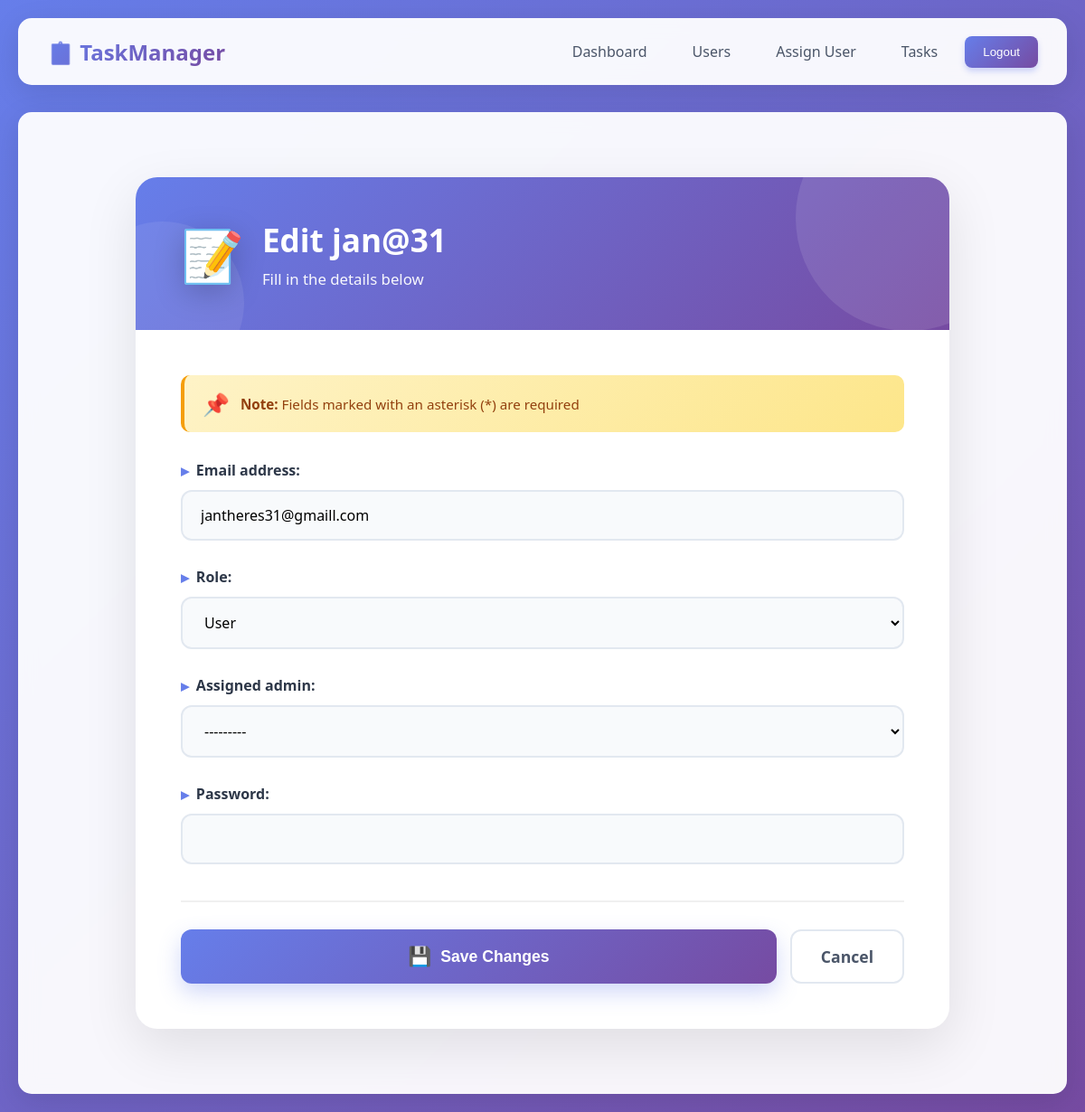
/panel/users/2/edit/ (signed in), run on the app's committed database.
### accounts/models.py (models this page shows, shortened)
class User(AbstractUser):
    role = models.CharField(
        max_length=20,
        choices=Roles.choices,
        default=Roles.USER
    )
    assigned_admin = models.ForeignKey(
        'self',
        null=True, blank=True,
        on_delete=models.SET_NULL,
        related_name='managed_users',
        limit_choices_to={'role': Roles.ADMIN}
    )
    objects = UserManager()
    def __str__(self):
        return f'{self.username} ({self.role})'

### panel/views.py (the view)
# urls.py: path('users/<int:user_id>/edit/', user_edit, name='panel_user_edit'),
@role_required(Roles.SUPERADMIN)
def user_edit(request, user_id):
    user = get_object_or_404(User, id=user_id)
    if request.method == 'POST':
        form = UserUpdateForm(request.POST, instance=user)
        if form.is_valid():
            form.save()
            return redirect('panel_users')
    else:
        form = UserUpdateForm(instance=user)
    return render(request, 'panel/user_form.html', {'form': form, 'title': f'Edit {user.username}'})

### panel/forms.py (shortened to what this page needs)
class UserUpdateForm(forms.ModelForm):
    password = forms.CharField(widget=forms.PasswordInput, required=False)
    class Meta:
        model = User
        fields = ['email', 'role', 'assigned_admin', 'password']
    def __init__(self, *args, **kwargs):
        super().__init__(*args, **kwargs)
        self.fields['assigned_admin'].queryset = User.objects.filter(role=Roles.ADMIN)
        self.fields['assigned_admin'].required = False

### panel/views.py (called while the page is built)
def role_required(*roles):
    def decorator(view_func):
        @wraps(view_func)
        def _wrapped(request, *args, **kwargs):
            if not request.user.is_authenticated:
                return redirect('panel_login')
            if request.user.role not in roles:
                return HttpResponseForbidden('You do not have access to this page.')
            return view_func(request, *args, **kwargs)
        return _wrapped
    return decorator

### panel/templates/panel/user_form.html (shortened to what this page needs)
{% extends "panel/base.html" %}
{% block content %}
<div class="crud-container">
  <div class="crud-card">
    <div class="crud-header {% if delete %}delete{% else %}normal{% endif %}">
      <div class="header-content">
        <div class="header-icon">{% if delete %}🗑️{% else %}📝{% endif %}</div>
        <div class="header-text">
          <h2>{{ title|default:"Form" }}</h2>
          <p>{% if delete %}Delete confirmation required{% else %}Fill in the details below{% endif %}</p>
        </div>
      </div>
    </div>
    <div class="crud-body">
      {% if delete %}
        <div class="delete-warning">
          <div class="delete-warning-header">
            <div class="delete-warning-icon">⚠️</div>
            <div class="delete-warning-title">Warning: This action cannot be undone</div>
          </div>
          <div class="delete-warning-message">
            Are you sure you want to permanently delete this item? All associated data will be removed from the system and cannot be recovered.
          </div>
        </div>
        <form method="post">
          {% csrf_token %}
          <div class="delete-actions">
            <button type="submit" class="delete-confirm-btn">Confirm Delete</button>
            <a href="javascript:history.back()" class="delete-cancel-btn">Cancel</a>
          </div>
        </form>
      {% else %}
        <div class="form-required-note">
          <span><strong>Note:</strong> Fields marked with an asterisk (*) are required</span>
        </div>
        <form method="post" class="crud-form" enctype="multipart/form-data">
          {{ form.as_p }}
          <div class="form-actions">
            <button type="submit" class="save-btn">Save Changes</button>
            <a href="javascript:history.back()" class="cancel-btn">Cancel</a>
          </div>
        </form>
      {% endif %}
    </div>
  </div>
</div>
{% endblock %}

### panel/templates/panel/base.html (style rules this page uses)
* { margin: 0; padding: 0; box-sizing: border-box; }
body { font-family: 'Segoe UI', Tahoma, Geneva, Verdana, sans-serif; background: linear-gradient(135deg, #667eea 0%, #764ba2 100%); min-height: 100vh; padding: 20px; }

### panel/templates/panel/user_form.html (style rules this page uses)
.crud-container { max-width: 900px; margin: 40px auto; }
.crud-card { background: white; border-radius: 24px; box-shadow: 0 20px 60px rgba(0, 0, 0, 0.1); overflow: hidden; animation: slideUp 0.6s ease-out; }
.crud-header { padding: 45px 50px; position: relative; overflow: hidden; }
.crud-header.normal { background: linear-gradient(135deg, #667eea 0%, #764ba2 100%); }
.crud-header::before { content: ''; position: absolute; width: 250px; height: 250px; background: rgba(255, 255, 255, 0.1); border-radius: 50%; top: -80px; right: -80px; animation: pulse 4s ease-in-out infinite; }
.crud-header::after { content: ''; position: absolute; width: 180px; height: 180px; background: rgba(255, 255, 255, 0.08); border-radius: 50%; bottom: -60px; left: -60px; animation: pulse 3s ease-in-out infinite; }
.header-content { position: relative; z-index: 1; display: flex; align-items: center; gap: 20px; }
.header-icon { font-size: 3.5rem; animation: float 3s ease-in-out infinite; filter: drop-shadow(0 8px 16px rgba(0, 0, 0, 0.2)); }
.header-text h2 { margin: 0; font-size: 2.2rem; font-weight: 700; color: white; margin-bottom: 8px; }
.header-text p { margin: 0; color: rgba(255, 255, 255, 0.95); font-size: 1.05rem; }
.crud-body { padding: 50px; }
.crud-form p { margin-bottom: 28px; }
.crud-form label { display: block; margin-bottom: 10px; color: #2d3748; font-weight: 600; font-size: 1rem; display: flex; align-items: center; gap: 8px; }
.crud-form label::before { content: '▸'; color: #667eea; font-size: 1.1rem; }
.crud-form input[type="text"], .crud-form input[type="password"], .crud-form input[type="email"], .crud-form input[type="number"], .crud-form input[type="date"], .crud-form input[type="time"], .crud-form input[type="datetime-local"], .crud-form input[type="url"], .crud-form textarea, .crud-form select { width: 100%; padding: 15px 20px; border: 2px solid #e2e8f0; border-radius: 12px; font-size: 1rem; transition: all 0.3s ease; background: #f8fafc; font-family: inherit; }
.crud-form select { cursor: pointer; }
.form-actions { display: flex; gap: 15px; margin-top: 40px; padding-top: 30px; border-top: 2px solid #f0f0f0; }
.save-btn { flex: 1; padding: 16px 32px; background: linear-gradient(135deg, #667eea 0%, #764ba2 100%); color: white; border: none; border-radius: 12px; font-size: 1.1rem; font-weight: 600; cursor: pointer; transition: all 0.3s ease; box-shadow: 0 10px 25px rgba(102, 126, 234, 0.3); display: flex; align-items: center; justify-content: center; gap: 10px; }
.save-btn::before { content: '💾'; font-size: 1.3rem; }
.cancel-btn { padding: 16px 32px; background: white; color: #4a5568; border: 2px solid #e2e8f0; border-radius: 12px; font-size: 1.1rem; font-weight: 600; cursor: pointer; transition: all 0.3s ease; text-decoration: none; display: inline-flex; align-items: center; justify-content: center; }
.form-required-note { background: linear-gradient(135deg, #fef3c7 0%, #fde68a 100%); border-left: 4px solid #f59e0b; padding: 15px 20px; border-radius: 10px; margin-bottom: 30px; display: flex; align-items: center; gap: 12px; font-size: 0.95rem; color: #92400e; }
.form-required-note::before { content: '📌'; font-size: 1.5rem; }

### data on the page
User: email "jantheres31@gmaill.com", assigned_admin "---------"
User: role "User"

### other printed values
{{ title|default:"Form" }} "Edit jan@31"
